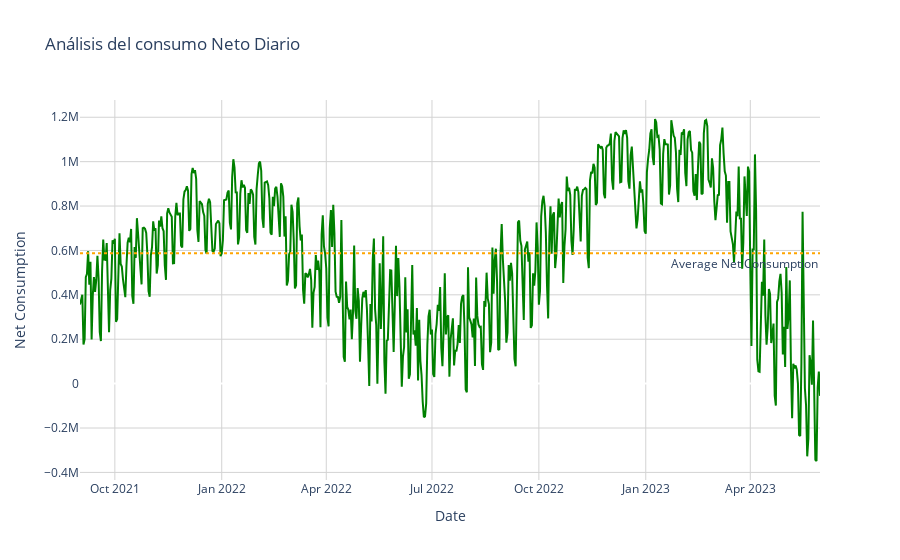

The notebook cell this image was saved under:
### Code cell
# Calcular el consumo neto diario
dailyNetConsumption = dailyCons['target'] - dailyProd['target']

# Calcular el promedio de consumo neto diario
meanNetConsumption = dailyNetConsumption.mean()

# Crear la gráfica
fig = go.Figure()

# Añadir la traza de área para el consumo neto diario
fig.add_trace(go.Scatter(
    x=dailyNetConsumption.index, y=dailyNetConsumption,
    mode='lines',
    name='Daily Net Consumption',
    line=dict(color='green', width=2)
))

# Añadir línea horizontal indicando el consumo neto promedio
fig.add_hline(y=meanNetConsumption, line_dash="dot",
              annotation_text="Average Net Consumption",
              annotation_position="bottom right",
              line=dict(color='orange', width=2))

# Personalizar la apariencia de la gráfica
fig.update_layout(
    title='Análisis del consumo Neto Diario',
    xaxis_title='Date',
    yaxis_title='Net Consumption',
    plot_bgcolor='rgba(0,0,0,0)',  # Fondo transparente
    yaxis=dict(
        gridcolor='lightgrey'  # Color de las líneas de la cuadrícula
    ),
    xaxis=dict(
        gridcolor='lightgrey'  # Color de las líneas de la cuadrícula
    )
)

# Mostrar la gráfica
fig.show()

### Figure 1 — Plotly figure (JSON) as saved in the notebook; plotly's stock layout.template omitted (floating-point values rounded to 4 significant figures; data arrays with more than 128 entries replaced by an {"elided": "..."} marker saying what was removed)
{"data": [{"line": {"color": "green", "width": 2}, "mode": "lines", "name": "Daily Net Consumption", "type": "scatter", "x": {"elided": "638 str values"}, "y": {"elided": "638 float values"}}], "layout": {"annotations": [{"showarrow": false, "text": "Average Net Consumption", "x": 1, "xanchor": "right", "xref": "x domain", "y": 587800.0, "yanchor": "top", "yref": "y"}], "plot_bgcolor": "rgba(0,0,0,0)", "shapes": [{"line": {"color": "orange", "dash": "dot", "width": 2}, "type": "line", "x0": 0, "x1": 1, "xref": "x domain", "y0": 587800.0, "y1": 587800.0, "yref": "y"}], "title": {"text": "Análisis del consumo Neto Diario"}, "xaxis": {"gridcolor": "lightgrey", "title": {"text": "Date"}}, "yaxis": {"gridcolor": "lightgrey", "title": {"text": "Net Consumption"}}}}
